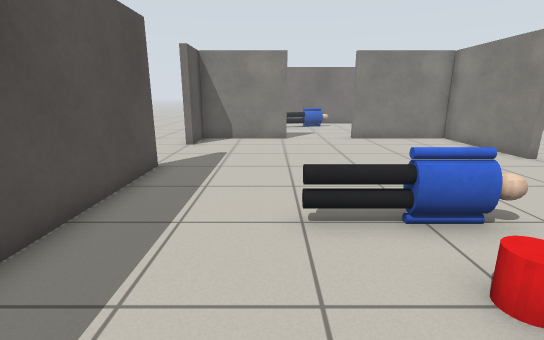
[1] (above)

16 first-person views from a walk through a Gazebo world. The camera is 1 m above the floor, tilts 14° down and sees 85° across. The floor is counted in squares, 0.5 m on a side. Each view is taken from the middle of a square. On the plan, view 1 faces up. The plan holds only what a view shows up to about 17 squares ahead; the rest is blank. Some stock models are drawn as simple stand-ins.

[2]
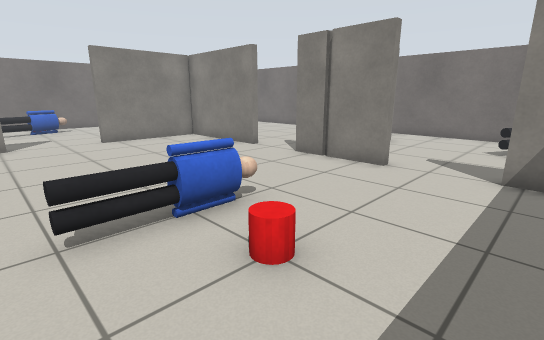

[3]
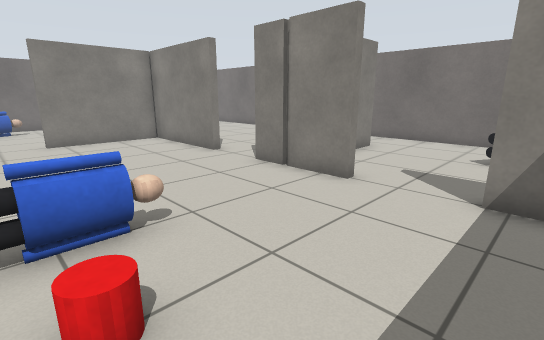

[4]
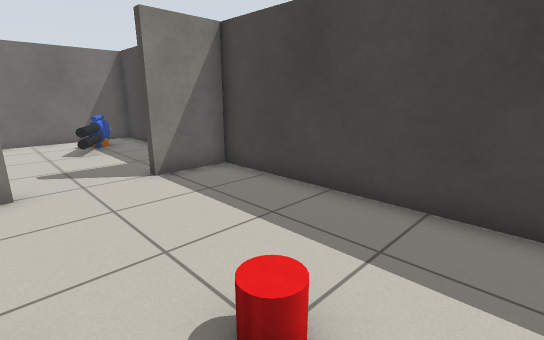

[5]
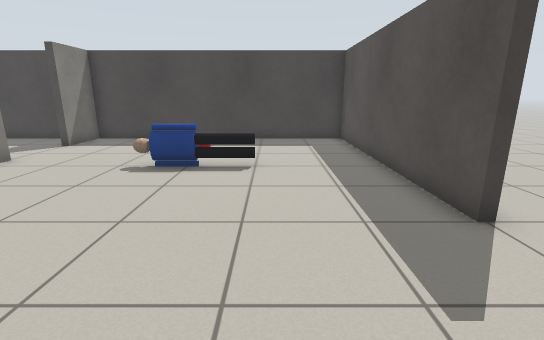

[6]
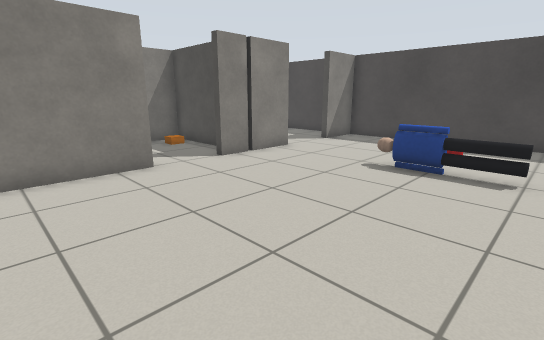

[7]
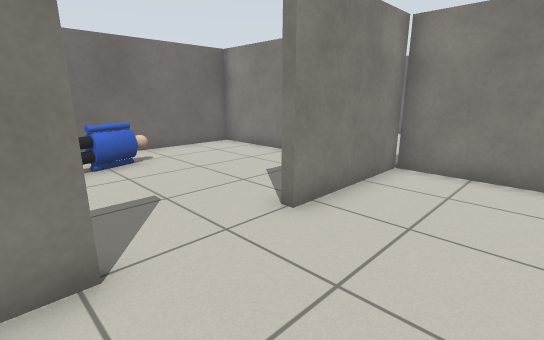

[8]
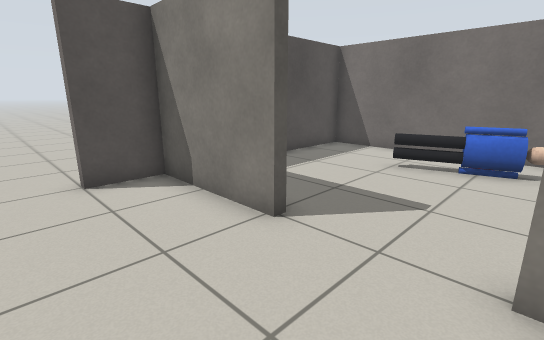

[9]
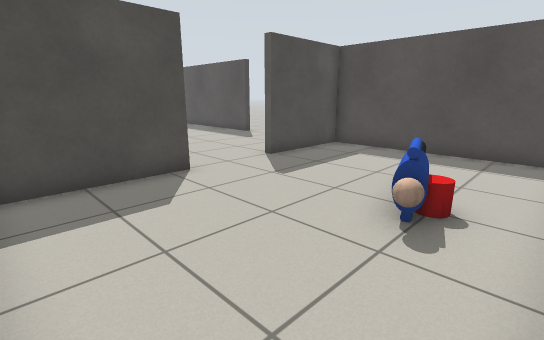

[10]
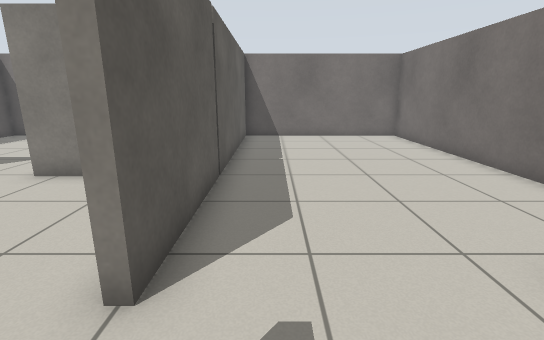

[11]
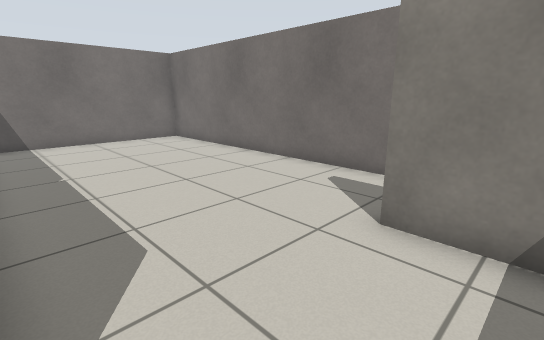

[12]
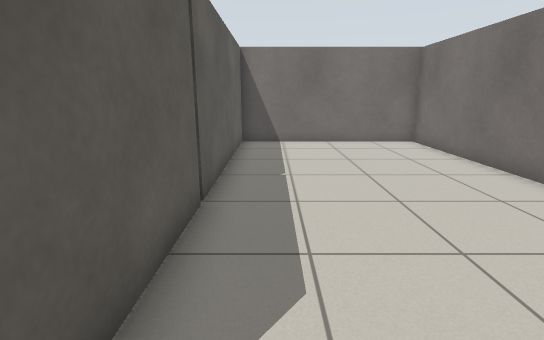

[13]
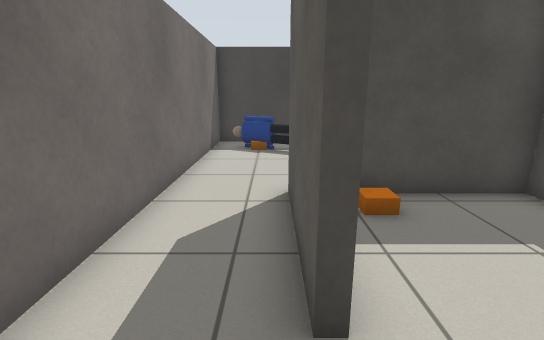

[14]
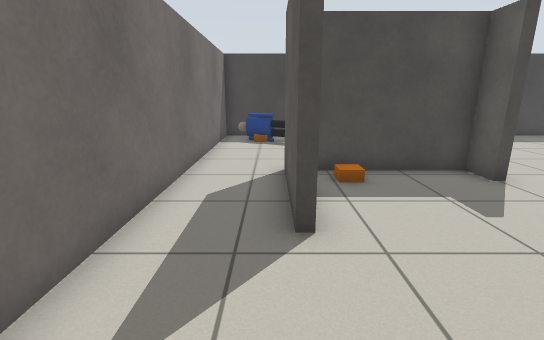

[15]
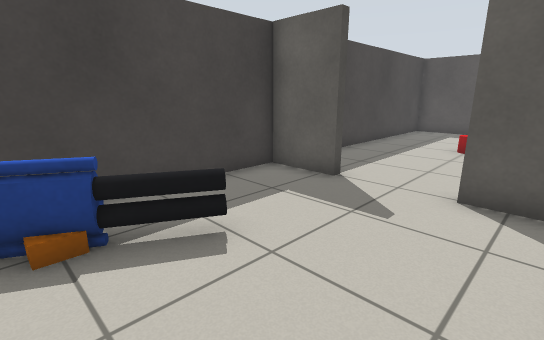

[16]
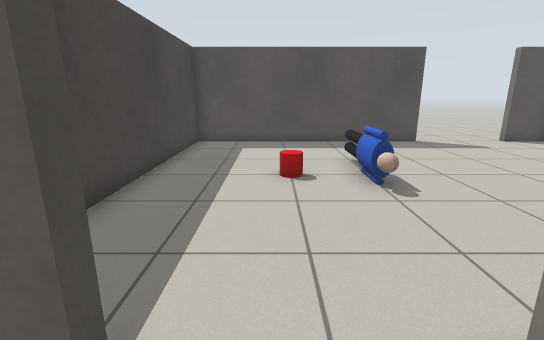

### Floor plan
Points are (right, up) in squares from view 1. A wall is a line through its corners. A room is listed if a view was taken in it or the views show most of it. See-through windows are left out.
Room 1 (views 1, 2, 3, 4, 5, 6, 7, 8)
walls: (8.7, 9.5) (8.4, 9.5) (8.4, 14.4); (8.7, 3.7) (8.4, 3.7) (8.4, 7.1); (-3.8, 8.5) (-3.3, 8.5) (-3.3, -1.3) (8.9, -1.3); (0.7, 14.7) (0.7, 14.3) (-3.4, 14.3); (8.8, 14.3) (3.9, 14.3); (8.4, -1.4) (8.4, 0.9); (-3.3, 14.9) (-3.3, 12.5)
ways out: opening at (2, 15) to room 2; opening at (9, 8.5) to room 3; opening at (9, 2) to room 4; opening at (-3, 10.5)
objects: person (1, 4) to (4, 5); red cylinder (2, 2) to (3, 3)
Room 2 (view 9)
walls: (3.9, 14.3) (3.9, 14.7) (7.9, 14.7); (8.4, 18.8) (8.4, 22.3) (-3.3, 22.3) (-3.3, 14.9); (-3.4, 14.7) (0.7, 14.7)
ways out: opening at (2, 15) to room 1
objects: person (1, 20); red cylinder (2, 20) to (3, 21); person (3, 20) to (4, 21)
Room 3 (views 10, 11, 12, 13, 14)
walls: (8.4, 7.1) (8.7, 7.1) (8.7, 6.1) (13.4, 6.1) (13.4, 9.9) (13.6, 9.9) (13.6, 5.7); (16.4, 4.4) (16.4, 22.3) (8.7, 22.3) (8.7, 9.5)
ways out: opening at (9, 8.5) to room 1; opening at (15.5, 4.5) to room 4
objects: orange box (12, 7)
Room 4 (views 15, 16)
walls: (13.6, 5.7) (12.2, 5.7); (8.4, 0.9) (8.7, 0.9) (8.7, -1.4); (8.7, 5) (8.7, 3.7); (8.9, -1.3) (16.4, -1.3) (16.4, 4.4)
ways out: opening at (9, 2) to room 1; opening at (15.5, 4.5) to room 3
objects: person (13, 1); orange box (14, 0) to (15, 1)

Where each view was taken, in squares from view 1:
view 1: 0 up, 0 right, facing up
view 2: 0 up, 0 right, facing up-right
view 3: 0 up, 2 right, facing up-right
view 4: 4 up, 1 right, facing down-right
view 5: 13 up, 0 right, facing down
view 6: 13 up, 0 right, facing down-right
view 7: 11 up, 0 right, facing up-right
view 8: 11 up, 4 right, facing up-left
view 9: 22 up, 8 right, facing down-left
view 10: 7 up, 10 right, facing up
view 11: 8 up, 9 right, facing up-right
view 12: 9 up, 10 right, facing up
view 13: 12 up, 14 right, facing down
view 14: 14 up, 14 right, facing down
view 15: 5 up, 15 right, facing down-left
view 16: 2 up, 10 right, facing left
